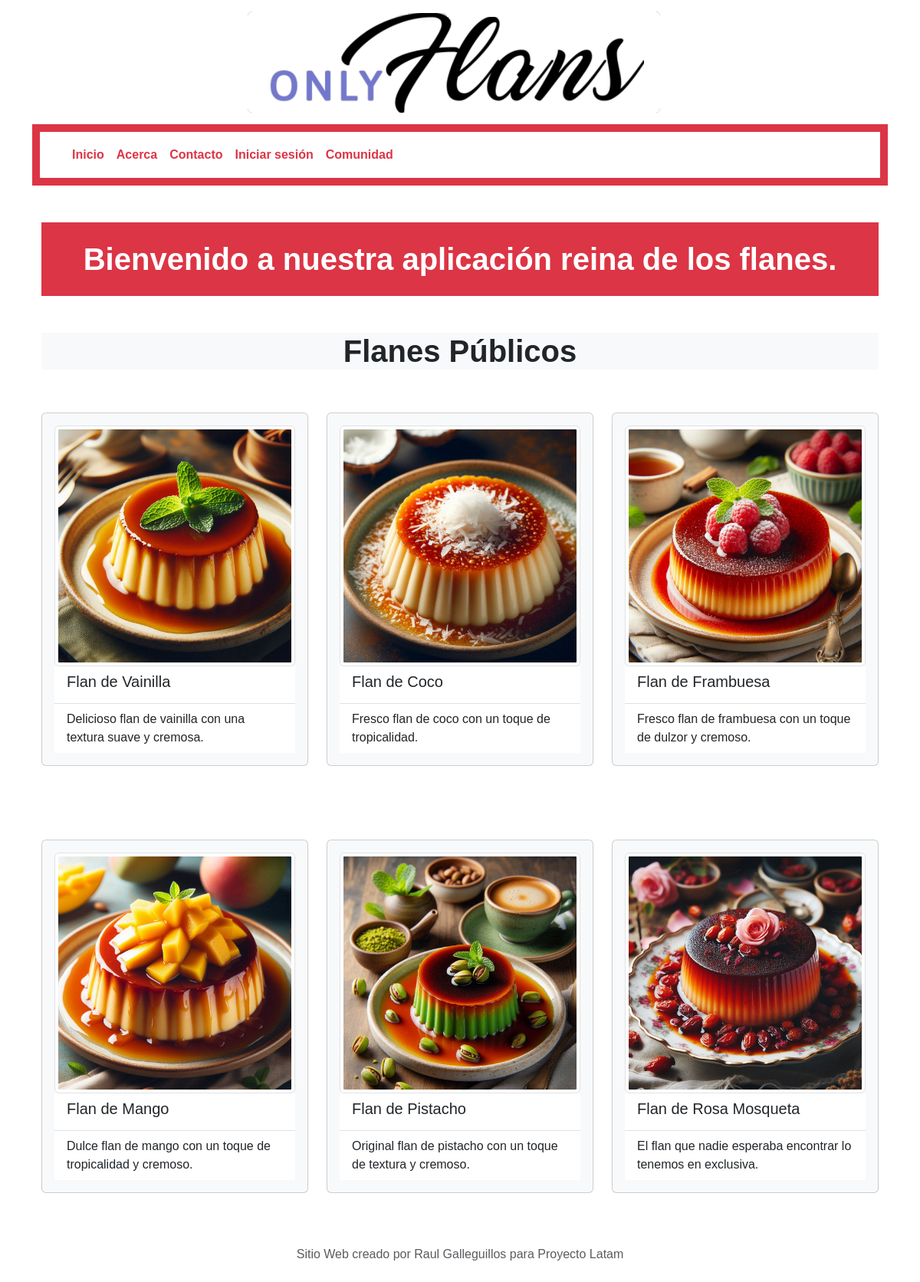
The page / on the database its author committed.
### web/models.py (models this page shows, shortened)
class Flan(models.Model):
    flan_uuid = models.UUIDField(default=uuid.uuid4, editable=False, unique=True)
    name = models.CharField(max_length=64)
    description = models.TextField()
    image = models.ImageField(upload_to="flans", null= True, blank= True)
    slug = models.SlugField()
    is_private = models.BooleanField(default=False)

### web/views.py (the view)
# urls.py: path('', views.index, name='index'),
def index(request):
    flanes = Flan.objects.all()
    public_flans = Flan.objects.filter(is_private=False)
    return render(request, 'index.html', {'flans': public_flans})

### web/templates/index.html
{% extends 'base.html' %}
{% block content %}
<div class="container">
  <h1 class="bg-danger text-white my-5 py-4 text-center fw-bolder">
  Bienvenido a nuestra aplicación reina de los flanes.
  </h1>
  <h1 class = "text-center fw-bolder bg-light" >Flanes Públicos</h1>
</div>
  <div class="container">
  <div class="row">
    {% for flan in flans %}
      <div class="col-md-4">
        <div class="card text-dark bg-light my-5">
          <div class="card-body">
          <img class = "img-thumbnail" src="{{flan.image.url }}" alt="{{ flan.name }}">
          <ul class="list-group list-group-flush">
            <li class="list-group-item">
              <h5 class="card-title">{{ flan.name }}</h5>
            </li>
            <li class="list-group-item">
              <p class="card-text">{{ flan.description }}</p>
            </li>
          </ul>
       </div>
        </div>
      </div>
    {% endfor %}
  </div>
  </div>
{% endblock %}

### web/templates/base.html (shortened to what this page needs)
{% load static %}
<!DOCTYPE html>
<html lang="es">
<head>
    <link href="https://cdn.jsdelivr.net/npm/bootstrap@5.3.3/dist/css/bootstrap.min.css" rel="stylesheet">
</head>
<body>
    <div class = "container">
        {% include 'partials/header.html' %}
    </div>
    <div class="container">
        {% include 'partials/navbar.html' %}
    </div>
    <div class="contenido container">
            {% block content %}{% endblock %}
    </div>
    <div  class = "footer container">
        {% include 'partials/footer.html' %}
    </div>
</body>
</html>

### web/templates/partials/header.html
{% load static %}
<nav class="navbar navbar-light image-container justify-content-center">
    <a class="navbar-brand" href="#"><img class="rounded mx-auto d-block bg-danger" src="{% static 'img/only_flans.png' %}" alt="Logo"></a>
  </nav>

### web/templates/partials/navbar.html (shortened to what this page needs)
<nav class="navbar navbar-expand-lg navbar-light bg-danger ">
  <div class="container-fluid">
    <div class="collapse navbar-collapse text-danger px-4" id="navbarNav">
      <ul class="navbar-nav me-auto mb-2 mb-lg-0">
        <li class="nav-item text-danger">
          <a class="nav-link active text-danger fw-bolder" aria-current="page" href="/">Inicio</a>
        </li>
        <li class="nav-item">
          <a class="nav-link active text-danger fw-bolder" href="/acerca">Acerca</a>
        </li>
        <li class="nav-item">
          <a class="nav-link active text-danger fw-bolder" href="/contacto">Contacto</a>
        </li>
        {% if user.is_authenticated %}
        <li class="nav-item">
          <form method="post" action="{% url 'logout' %}">
            {% csrf_token %}
            <button type="submit" class="nav-link btn btn-link bg-danger text-white" style="padding: 0; border: none;">Cerrar sesión</button>
          </form>
        </li>
        {% else %}
        <li class="nav-item">
          <a class="nav-link text-danger fw-bolder" href="{% url 'login' %}">Iniciar sesión</a>
        </li>
        {% endif %}
        <li class = "nav-item">
          <a class="nav-link active text-danger fw-bolder" href="/comunity/"> Comunidad </a>
        </li>
      </ul>
    </div>
  </div>
</nav>

### web/templates/partials/footer.html
<footer class="footer">
  <div class="container">
    <p class="text-muted">Sitio Web creado por Raul Galleguillos para Proyecto Latam</p>
  </div>
</footer>

### web/templates/base.html (style rules this page uses)
body { margin: 0; padding: 0; font-family: sans-serif; }
.navbar { color: #ffffff; padding: 10px; text-align: center; }
.container-fluid { background-color: #ffffff; padding: 10px; }
.footer { padding: 10px; text-align: center; }

### rows shown on the page
Flan: image (picture), name "Flan de Vainilla", description "Delicioso flan de vainilla con una textura suave y cremosa."
Flan: image (picture), name "Flan de Coco", description "Fresco flan de coco con un toque de tropicalidad."
Flan: image (picture), name "Flan de Frambuesa", description "Fresco flan de frambuesa con un toque de dulzor y cremoso."
Flan: image (picture), name "Flan de Mango", description "Dulce flan de mango con un toque de tropicalidad y cremoso."
Flan: image (picture), name "Flan de Pistacho", description "Original flan de pistacho con un toque de textura y cremoso."
Flan: image (picture), name "Flan de Rosa Mosqueta", description "El flan que nadie esperaba encontrar lo tenemos en exclusiva."
